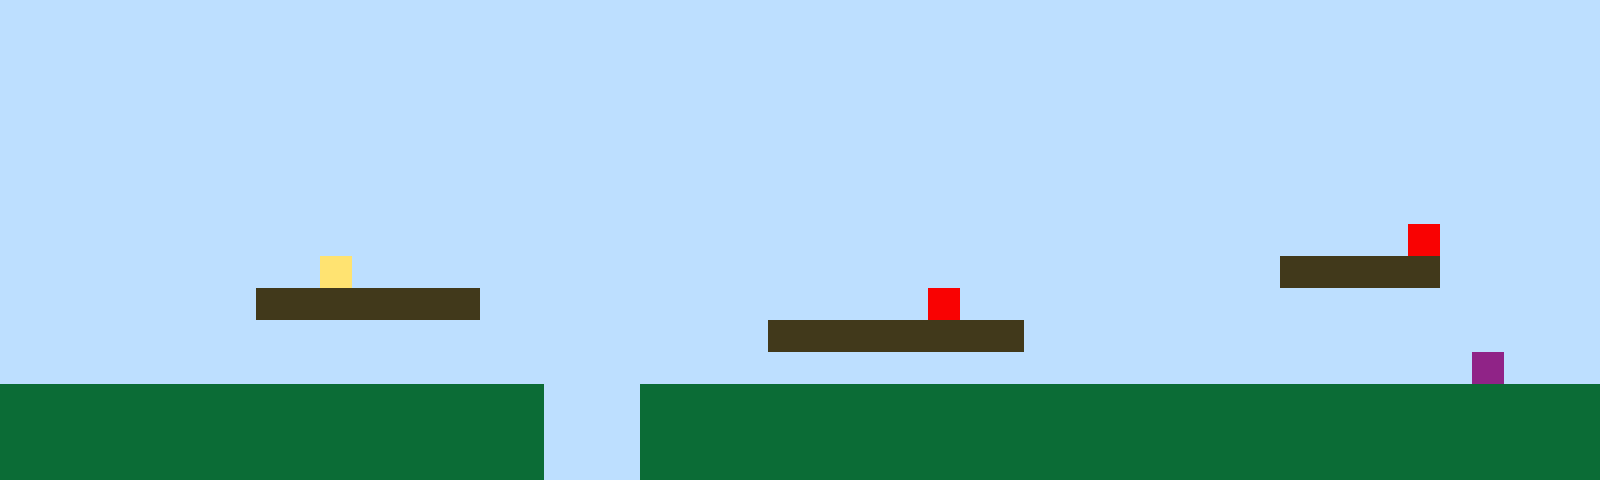

This is a level from a 2D game, rendered from its Tiled map with the project's own tilesets. A one-line summary and the complete map file follow:
An orthogonal 50x15 tile map with 32x32 px tiles, 1 tile layer (Tile Layer 1).

<map version="1.10" tiledversion="1.11.2" orientation="orthogonal" renderorder="right-up" width="50" height="15" tilewidth="32" tileheight="32" infinite="0" nextlayerid="2" nextobjectid="1"><editorsettings><export target="map1.csv" format="csv" /></editorsettings><tileset firstgid="1" name="sprites" tilewidth="32" tileheight="32" tilecount="6" columns="3"><image source="sprites.png" width="96" height="64" /></tileset><layer id="1" name="Tile Layer 1" width="50" height="15"><data encoding="csv">1,1,1,1,1,1,1,1,1,1,1,1,1,1,1,1,1,1,1,1,1,1,1,1,1,1,1,1,1,1,1,1,1,1,1,1,1,1,1,1,1,1,1,1,1,1,1,1,1,1,1,1,1,1,1,1,1,1,1,1,1,1,1,1,1,1,1,1,1,1,1,1,1,1,1,1,1,1,1,1,1,1,1,1,1,1,1,1,1,1,1,1,1,1,1,1,1,1,1,1,1,1,1,1,1,1,1,1,1,1,1,1,1,1,1,1,1,1,1,1,1,1,1,1,1,1,1,1,1,1,1,1,1,1,1,1,1,1,1,1,1,1,1,1,1,1,1,1,1,1,1,1,1,1,1,1,1,1,1,1,1,1,1,1,1,1,1,1,1,1,1,1,1,1,1,1,1,1,1,1,1,1,1,1,1,1,1,1,1,1,1,1,1,1,1,1,1,1,1,1,1,1,1,1,1,1,1,1,1,1,1,1,1,1,1,1,1,1,1,1,1,1,1,1,1,1,1,1,1,1,1,1,1,1,1,1,1,1,1,1,1,1,1,1,1,1,1,1,1,1,1,1,1,1,1,1,1,1,1,1,1,1,1,1,1,1,1,1,1,1,1,1,1,1,1,1,1,1,1,1,1,1,1,1,1,1,1,1,1,1,1,1,1,1,1,1,1,1,1,1,1,1,1,1,1,1,1,1,1,1,1,1,1,1,1,1,1,1,1,1,1,1,1,1,1,1,1,1,1,1,1,1,1,1,1,1,1,1,1,1,1,1,1,1,1,1,1,1,1,1,1,1,1,1,1,1,1,1,1,1,1,1,1,1,1,1,1,1,1,1,1,1,1,1,1,1,1,1,1,1,1,1,1,1,1,1,1,1,1,1,1,1,1,1,5,1,1,1,1,1,1,1,1,1,1,1,1,1,1,1,4,1,1,1,1,1,1,1,1,1,1,1,1,1,1,1,1,1,1,1,1,1,1,1,1,1,1,1,1,1,3,3,3,3,3,1,1,1,1,1,1,1,1,1,1,1,1,1,3,3,3,3,3,3,3,1,1,1,1,1,1,1,1,1,1,1,1,1,1,5,1,1,1,1,1,1,1,1,1,1,1,1,1,1,1,1,1,1,1,1,1,1,1,1,1,1,1,1,1,1,1,1,1,1,1,1,1,1,1,1,1,1,1,1,3,3,3,3,3,3,3,3,1,1,1,1,1,1,1,1,1,1,1,1,1,1,1,1,1,1,1,1,1,1,1,1,1,1,1,1,1,1,1,1,1,1,1,1,1,1,1,1,1,1,1,1,1,1,1,1,1,1,1,1,1,1,1,1,1,1,1,1,1,1,1,1,6,1,1,1,2,2,2,2,2,2,2,2,2,2,2,2,2,2,2,2,2,1,1,1,2,2,2,2,2,2,2,2,2,2,2,2,2,2,2,2,2,2,2,2,2,2,2,2,2,2,2,2,2,2,2,2,2,2,2,2,2,2,2,2,2,2,2,2,2,2,2,1,1,1,2,2,2,2,2,2,2,2,2,2,2,2,2,2,2,2,2,2,2,2,2,2,2,2,2,2,2,2,2,2,2,2,2,2,2,2,2,2,2,2,2,2,2,2,2,2,2,1,1,1,2,2,2,2,2,2,2,2,2,2,2,2,2,2,2,2,2,2,2,2,2,2,2,2,2,2,2,2,2,2</data></layer></map>
